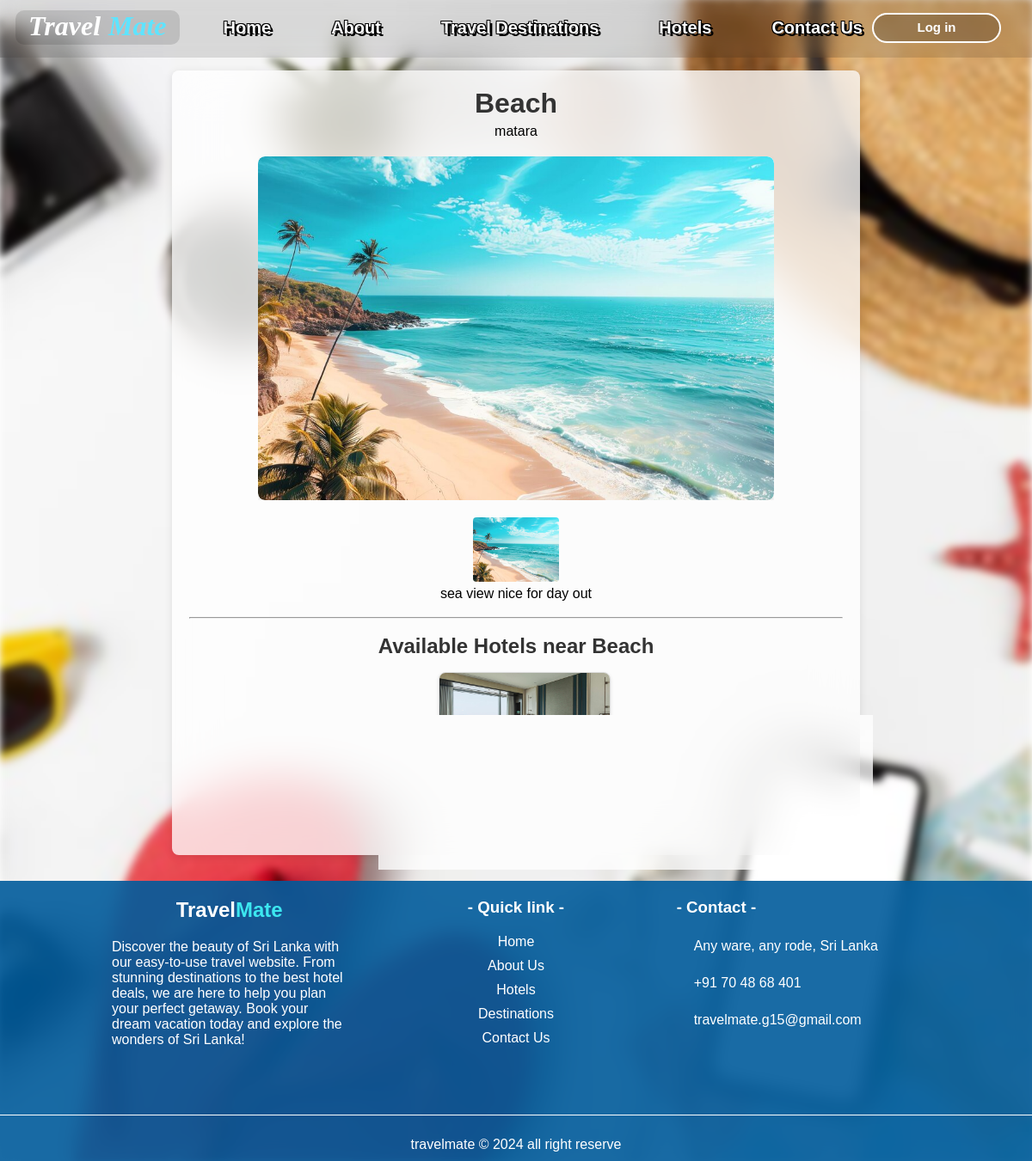
The app's page /destination_details.php?id=43 with its own data.
### tables this page shows
CREATE TABLE `destinations` (
  `destination_id` int(11) NOT NULL,
  `desti_name` varchar(255) NOT NULL,
  `desti_description` text NOT NULL,
  `image_url` varchar(255) NOT NULL,
  `city` varchar(255) NOT NULL
);

CREATE TABLE `hotels` (
  `hotel_id` int(11) NOT NULL,
  `hotel_name` varchar(100) NOT NULL,
  `total_rooms` int(11) NOT NULL,
  `user_id` int(11) DEFAULT NULL,
  `description` varchar(20) NOT NULL,
  `location` varchar(255) DEFAULT NULL,
  `city_id` int(255) NOT NULL
);

CREATE TABLE `hotel_images` (
  `image_id` int(11) NOT NULL,
  `hotel_id` int(11) DEFAULT NULL,
  `image_path` varchar(255) DEFAULT NULL
);

### destination_details.php (the view, shortened to what this page needs)
<?php
include('config.php');
if (isset($_GET['id']) && !empty($_GET['id'])) {
    $destination_id = $conn->real_escape_string($_GET['id']);
    $query = "SELECT desti_name, desti_description, city FROM destinations WHERE destination_id = $destination_id";
    $result = $conn->query($query);
    if ($result->num_rows > 0) {
        $destination = $result->fetch_assoc();
    } else {
        echo "<p>Destination not found.</p>";
        exit;
    }
    $image_query = "SELECT image_url FROM destination_images WHERE destination_id = $destination_id";
    $image_result = $conn->query($image_query);
    $images = [];
    if ($image_result->num_rows > 0) {
        while ($image = $image_result->fetch_assoc()) {
            $images[] = $image['image_url'];
        }
    }
    $hotels_query = "
        SELECT DISTINCT hotels.hotel_id, hotels.hotel_name, hotels.description, hotels.location
        FROM hotels
        JOIN hotel_destinations ON hotels.hotel_id = hotel_destinations.hotel_id
        WHERE hotel_destinations.destination_id = $destination_id
    ";
    $hotels_result = $conn->query($hotels_query);
} else {
    echo "<p>No destination specified.</p>";
    exit;
}
?>
<!DOCTYPE html>
<html lang="en">
<head>
    <link rel="stylesheet" href="https://unpkg.com/swiper/swiper-bundle.min.css" />
    <link rel="stylesheet" href="destination_details.css">
</head>
<body>
    <?php include('header.php');?>
    <div class="container">
        <h1><?php echo htmlspecialchars($destination['desti_name']); ?></h1>
        <p><?php echo htmlspecialchars($destination['city']); ?></p>
        <section class="gallery" id="gallery">
            <div class="swiper">
                <div class="swiper-wrapper">
                    <?php foreach ($images as $index => $image): ?>
                        <div class="swiper-slide" data-index="<?php echo $index; ?>">
                            <img src="<?php echo htmlspecialchars($image); ?>" alt="Image of <?php echo htmlspecialchars($destination['desti_name']); ?>">
                        </div>
                    <?php endforeach; ?>
                </div>
            </div>
        </section>
        <div class="thumbnails">
            <?php foreach ($images as $index => $image): ?>
                <img src="<?php echo htmlspecialchars($image); ?>" alt="Thumbnail of <?php echo htmlspecialchars($destination['desti_name']); ?>" data-index="<?php echo $index; ?>">
            <?php endforeach; ?>
        </div>
            <p><?php echo htmlspecialchars($destination['desti_description']); ?></p>
            <br><hr><br>
            <h2>Available Hotels near <?php echo htmlspecialchars($destination['desti_name']); ?></h2>
<div class="hotel-container">
<?php
if (isset($_SESSION['user_type']) && $_SESSION['user_type'] == 'hotel_admin' ) {
    echo "<p>Hotel listings are not available to hotel admins.</p>";
} else {
    if ($hotels_result->num_rows > 0) {
        while ($hotel = $hotels_result->fetch_assoc()) {
            echo '<a href="room_list.php?id=' . htmlspecialchars($hotel['hotel_id']) . '" class="details-link">';
            echo "<div class='hotel-box'>";
            $hotel_id = $hotel['hotel_id'];
            $image_query = "SELECT image_path FROM hotel_images WHERE hotel_id = '$hotel_id' LIMIT 1";
            $image_result = $conn->query($image_query);
            if ($image_result && $image_result->num_rows > 0) {
                $image = $image_result->fetch_assoc();
                echo "<img src='" . htmlspecialchars($image['image_path']) . "' alt='Image of " . htmlspecialchars($hotel['hotel_name']) . "' class='hotel-image'>";
            } else {
                echo "<img src='default-hotel.jpg' alt='Default Hotel Image' class='hotel-image'>";
            }
            echo "<h3 class='hotel-name'>" . htmlspecialchars($hotel['hotel_name']) . "</h3>";
            echo '</a>';
            echo "</div>";
        }
    } else {
        echo "<p>No available hotels near this destination.</p>";
    }
}
?>
</div>
    <div class="foot">
    <?php include 'footer.php'; ?>
    </div>
</body>
</html>

### destination_details.css (style rules this page uses)
body { text-align: center; font-family: Arial, sans-serif; margin-top: 2rem; padding: 20px; }
.container { max-width: 1200px; margin:10px; padding: 30px; background-color: #ffffffc4; backdrop-filter: blur(25px); box-shadow: 0 2px 10px rgba(0, 0, 0, 0.1); border-radius: 8px; }
h1, h2, h3 { color: #333; }
p { padding: 5px 10px 0 10px; }
.foot { margin-left: -20px; margin-right: -20px; margin-bottom: -20px; }
.hotel-container { margin-top: 1rem; display: flex; flex-wrap: wrap; justify-content: center; gap: 20px; }
.hotel-box { background-color: #fff; border: 1px solid #ddd; border-radius: 8px; overflow: hidden; width: 200px; box-shadow: 0 2px 4px rgba(0, 0, 0, 0.1); transition: transform 0.2s; }
.hotel-box a { text-decoration: none; color: inherit; }
.hotel-image { width: 100%; height: auto; object-fit: cover; }
.hotel-name { padding: 10px; font-size: 1.2em; color: #333; text-align: center; margin: 0; }
h3 { padding-bottom: 5px; }
.container { max-width: 800px; margin: 0 auto; padding: 20px; }
.gallery { margin: 20px 0; }
.swiper { max-width: 600px; height: 400px; }
.swiper-slide { display: flex; justify-content: center; align-items: center; background: #fff; border-radius: 8px; box-shadow: 0 4px 8px rgba(0, 0, 0, 0.1); overflow: hidden; }
.swiper-slide img { width: 100%; height: 100%; object-fit: cover; border-radius: 8px; }
.thumbnails { display: flex; gap: 10px; justify-content: center; margin-top: 20px; }
.thumbnails img { width: 100px; height: 75px; object-fit: cover; border-radius: 4px; cursor: pointer; transition: transform 0.3s ease; }

### header.css (style rules this page uses)
*, *::before, *::after { box-sizing: border-box; }

### footer.css (style rules this page uses)
* { margin: 0; padding: 0; box-sizing: border-box; }
body { font-family: Arial, sans-serif; }

### records on screen
destinations: desti_name "Beach", city "matara", desti_description "sea view nice for day out"
hotels: hotel_images.image_path (picture)
